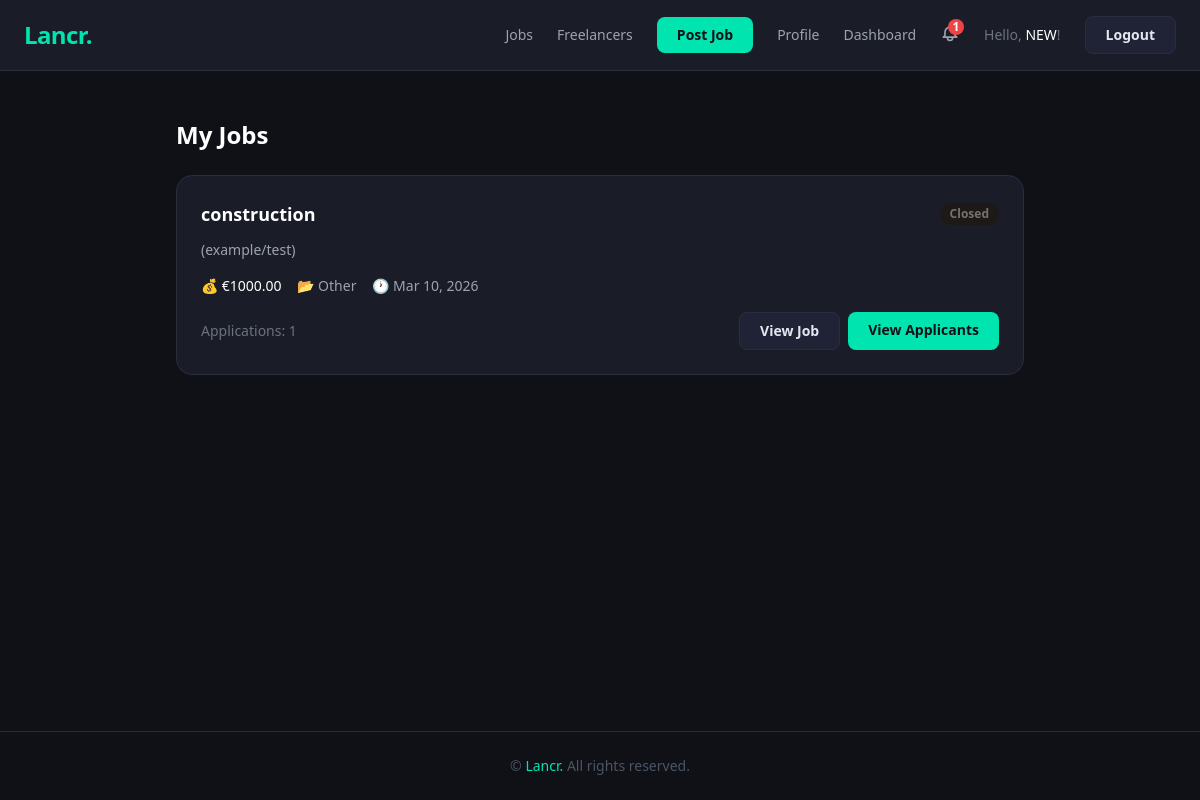
The page /dashboard/ (signed in) on the database its author committed.
### accounts/models.py (models this page shows, shortened)
class User(AbstractUser):
    ROLE_CHOICES = (
        ('client', 'Client'),
        ('freelancer', 'Freelancer'),
    )
    role = models.CharField(max_length=20, choices=ROLE_CHOICES)

### jobs/models.py (models this page shows, shortened)
class Job(models.Model):
    CATEGORY_CHOICES = [
        ('construction', 'Construction'),
        ('plumbing', 'Plumbing'),
        ('electrical', 'Electrical'),
        ('carpentry', 'Carpentry'),
        ('painting', 'Painting & Decorating'),
        ('landscaping', 'Landscaping'),
        ('cleaning', 'Cleaning'),
        ('other', 'Other'),
    ]
    STATUS_CHOICES = [
        ('open', 'Open'),
        ('in_progress', 'In Progress'),
        ('closed', 'Closed'),
    ]
    CURRENCY_CHOICES = [
        ('EUR', '€ Euro'),
        ('USD', '$ US Dollar'),
        ('GBP', '£ British Pound'),
        ('CAD', 'CA$ Canadian Dollar'),
        ('AUD', 'AU$ Australian Dollar'),
    ]
    title = models.CharField(max_length=200)
    description = models.TextField()
    budget = models.DecimalField(max_digits=10, decimal_places=2)
    currency = models.CharField(max_length=3, choices=CURRENCY_CHOICES, default='EUR')
    category = models.CharField(max_length=50, choices=CATEGORY_CHOICES)
    location = models.CharField(max_length=100, blank=True, help_text="Leave blank if remote")
    remote = models.BooleanField(default=False)
    created_at = models.DateTimeField(auto_now_add=True)
    status = models.CharField(max_length=20, choices=STATUS_CHOICES, default='open')
    slug = models.SlugField(null=True, blank=True, unique=True)
    client = models.ForeignKey(
        settings.AUTH_USER_MODEL,
        on_delete=models.CASCADE,
        related_name='jobs_posted'
    )
    hired_freelancer = models.ForeignKey(
        settings.AUTH_USER_MODEL,
        on_delete=models.SET_NULL,
        null=True,
        blank=True,
        related_name='jobs_hired'
    )
    completed_by_client = models.BooleanField(default=False)
    completed_by_freelancer = models.BooleanField(default=False)
    class Meta:
        ordering = ['-created_at']

### jobs/views.py (the view, shortened to what this page needs)
# urls.py: path('dashboard/', views.client_dashboard, name='client_dashboard'),
@login_required
def client_dashboard(request):
    try:
        profile = request.user.profile
        if profile.role == "client":
            jobs = Job.objects.filter(client=request.user)
            return render(request, "jobs/client_dashboard.html", {
                "jobs": jobs
            })
    except Exception as e:
        return HttpResponse(f"Error: {str(e)}", status=500)

### jobs/context_processors.py (called while the page is built)
def notifications(request):
    if request.user.is_authenticated:
        unread_count = request.user.notifications.filter(is_read=False).count()
        return {'unread_count': unread_count}
    return {'unread_count': 0}

### jobs/templatetags/currency_tags.py (called while the page is built)
@register.filter
def currency_symbol(currency_code):
    return SYMBOLS.get(currency_code, currency_code)

### jobs/templates/jobs/client_dashboard.html (shortened to what this page needs)
{% extends "base.html" %}
{% load currency_tags %}
{% block content %}
<div class="max-w-4xl mx-auto py-12 px-6">
  <h1 class="text-2xl font-bold text-white mb-6">My Jobs</h1>
  {% if jobs %}
  <div class="space-y-6">
    {% for job in jobs %}
    <div class="bg-card border border-subtle rounded-2xl p-6">
      <div class="flex justify-between items-center mb-3">
        <h2 class="text-lg font-semibold text-white">{{ job.title }}</h2>
        <span class="badge-{{ job.status }}">{{ job.get_status_display }}</span>
      </div>
      <p class="text-gray-400 text-sm mb-4">{{ job.description|truncatewords:20 }}</p>
      <div class="flex flex-wrap gap-4 text-sm text-gray-400 mb-4">
        <span>💰 <span class="text-white font-medium">
          {{ job.currency|currency_symbol }}{{ job.budget }}
        </span></span>
        <span>📂 {{ job.get_category_display }}</span>
        <span>🕐 {{ job.created_at|date:"M d, Y" }}</span>
      </div>
      <div class="flex justify-between items-center flex-wrap gap-3">
        <span class="text-gray-500 text-sm">
          Applications: {{ job.applications.count }}
        </span>
        <div class="flex gap-2">
          <a href="{% url 'job_detail' job.id %}" class="btn-secondary text-sm">View Job</a>
          <a href="{% url 'job_applications' job.id %}" class="btn-primary text-sm">
            View Applicants
          </a>
        </div>
      </div>
    </div>
    {% endfor %}
  </div>
  {% endif %}
</div>
{% endblock %}

### jobs/templates/base.html (shortened to what this page needs)
<!DOCTYPE html>
<html lang="en">
<head>
  <script src="https://cdn.tailwindcss.com"></script>
</head>
<body class="min-h-screen flex flex-col">
  <nav class="bg-card border-b border-subtle px-6 py-4">
    <div class="flex items-center justify-between">
      <a href="{% url 'home' %}" class="text-2xl font-black lancr-teal tracking-tight">Lancr.</a>
      <div class="desktop-nav hidden md:flex items-center gap-6 text-sm">
        <a href="{% url 'job_list' %}" class="text-gray-400 hover:text-white transition">Jobs</a>
        <a href="{% url 'freelancer_list' %}" class="text-gray-400 hover:text-white transition">Freelancers</a>
        {% if user.is_authenticated %}
          {% if user.profile.role == 'client' %}
            <a href="{% url 'job_list' %}" class="btn-primary text-sm">Post Job</a>
          {% endif %}
          <a href="{% url 'profile_view' user.username %}" class="text-gray-400 hover:text-white transition">Profile</a>
          <a href="{% url 'client_dashboard' %}" class="text-gray-400 hover:text-white transition">Dashboard</a>
          <div class="notif-wrapper relative">
            <button class="relative text-gray-400 hover:text-white transition focus:outline-none">
              {% if unread_count > 0 %}
              <span class="absolute -top-1 -right-1 bg-red-500 text-white text-xs font-bold rounded-full w-4 h-4 flex items-center justify-center leading-none">
                {{ unread_count }}
              </span>
              {% endif %}
            </button>
          </div>
          <span class="text-gray-500">Hello, <span class="text-white font-medium">{{ user.username }}</span>!</span>
          <form method="post" action="{% url 'logout' %}" class="inline">
            <button type="submit" class="btn-secondary text-sm">Logout</button>
          </form>
        {% else %}
          <a href="{% url 'login' %}" class="text-gray-400 hover:text-white transition">Login</a>
          <a href="{% url 'register' %}" class="btn-primary text-sm">Sign Up</a>
        {% endif %}
      </div>
    </div>
  </nav>
  <main class="flex-1">
    {% block content %}{% endblock %}
  </main>
  <footer class="border-t border-subtle text-center text-gray-600 text-sm py-6">
    © <a href="{% url 'home' %}" class="lancr-teal hover:underline">Lancr.</a> All rights reserved.
  </footer>
</body>
</html>

### jobs/templates/base.html (style rules this page uses)
body { background-color: #0f1117; color: #e2e8f0; }
.lancr-teal { color: #00e5b0; }
.bg-card { background-color: #1a1d27; }
.border-subtle { border-color: #2a2d3e; }
.btn-primary { background-color: #00e5b0; color: #0f1117; font-weight: 700; padding: 0.5rem 1.25rem; border-radius: 0.5rem; display: inline-block; transition: background-color 0.2s; }
.btn-secondary { background-color: #1f2335; color: #e2e8f0; font-weight: 600; padding: 0.5rem 1.25rem; border-radius: 0.5rem; border: 1px solid #2a2d3e; display: inline-block; transition: border-color 0.2s; }
.badge-closed { background: #1c1917; color: #78716c; padding: 2px 10px; border-radius: 9999px; font-size: 0.75rem; font-weight: 600; }

### rows shown on the page
User: username "NEW"
Job: title "construction", status "Closed", description "(example/test)", currency "€", budget "1000.00", category "Other", created_at "Mar 10, 2026", applications.count "1"

### other values the page prints
{{ unread_count }} "1"
